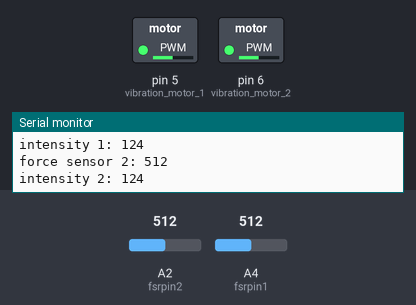
Bench run of a sketch on a simulated Arduino Uno, built with avr-gcc and run on an emulated ATmega328P. Parts: switched loads named in the sketch (green lamp = pin HIGH), the last lines printed to the serial monitor. The inputs (shaded band) are chosen by the test bench; at power-on: A2 (fsrpin2) = 512, A4 (fsrpin1) = 512.

Above: at 1.2 s.
1.3 s: A2 (fsrpin2) set to 716
At 2.2 s:
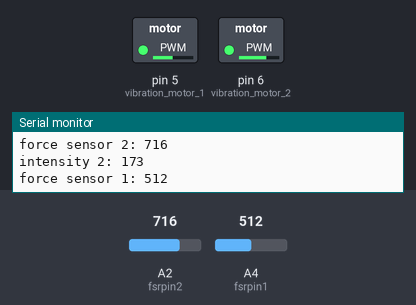
2.8 s: A4 (fsrpin1) set to 716
At 3.1 s:
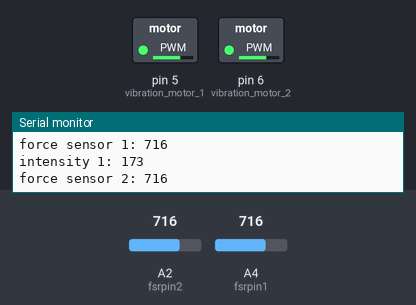
4.3 s: A2 (fsrpin2) set to 900
At 5.2 s:
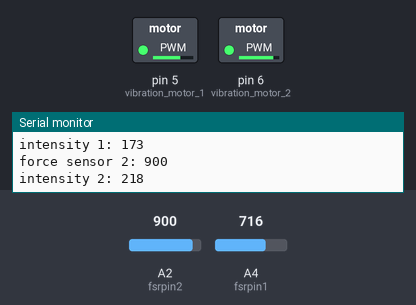
5.8 s: A4 (fsrpin1) set to 511
At 7.1 s:
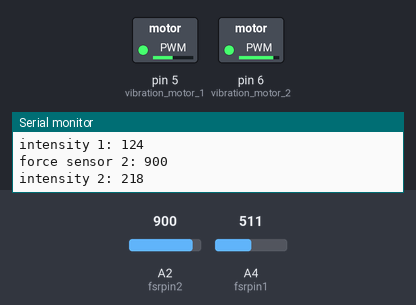
7.4 s: A4 (fsrpin1) set to 60
At 8.1 s:
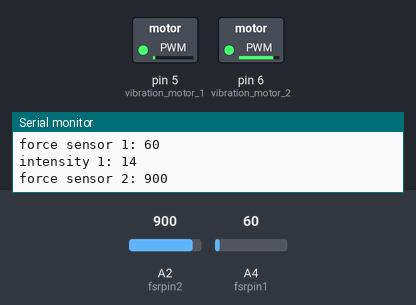
8.9 s: A2 (fsrpin2) set to 11
At 9.5 s:
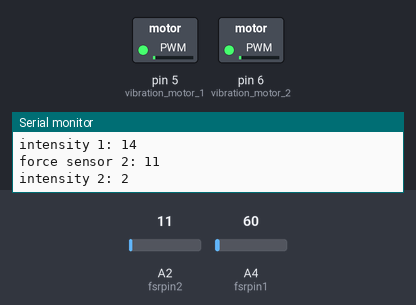
10.4 s: A2 (fsrpin2) set to 8
Timing chart, 0 to 35.5 s (numbered marks = the images above; inputs shaded):
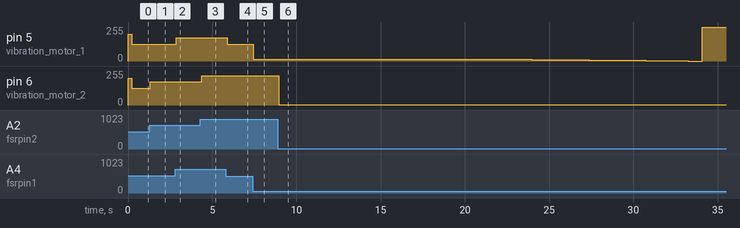

Measured:
- after the input at 1.3 s, pin 6 (vibration_motor_2): 124/255 → 173/255 at once
- after the input at 2.8 s, pin 5 (vibration_motor_1): 124/255 → 173/255 after 0.05 s
- after the input at 4.3 s, pin 6 (vibration_motor_2): 173/255 → 218/255 after 0.08 s
- after the input at 5.8 s, pin 5 (vibration_motor_1): 173/255 → 124/255 after 0.10 s
- after the input at 7.4 s, pin 5 (vibration_motor_1): 124/255 → 14/255 at once
- after the input at 8.9 s, pin 6 (vibration_motor_2): 218/255 → 2/255 at once

The sketch:

Haptics.ino
```cpp
#define fsrpin1 A4
#define fsrpin2 A2
#define n 2 // number of force sensors added

  //int n =2; // number of force sensors
  int fsr[n]; // array for storing force sensor readings
  int lastreading[n];

  float intensity_mod[n];
  int timer[n];

void setup() {
  Serial.begin(9600);
  pinMode(5, OUTPUT); // vibration motor 1
  pinMode(6, OUTPUT); // vibration motor 2
  for (int i = 0; i<n; i++){
    fsr[i] = 0;
  }
}

void loop() {
  fsr[0] = analogRead(fsrpin1);
  fsr[1] = analogRead(fsrpin2);

  int intensity[n];
  for (int i = 0; i<n; i++){
    Serial.print("force sensor ");
    Serial.print(i+1);
    Serial.print(": ");
    Serial.println(fsr[i]);


    intensity[i] = (int)((fsr[i] / 1050.0)*255.0);

    if (lastreading[i] == 0 && fsr[i] >= 20){
      intensity[i] = 200; //prvovide a higher amplitude pulse at the beginning of touch
    } /*else if (intensity[i] < 100 && intensity[i] >0){
      intensity[i] = 110; //sets minimum for PWM to 100 because intensity below ~70 doesn't actually produce vibration.
    }*/
    if (intensity[i] < 0){
      intensity[i] = 0;
    }

    intensity[i] = intensity[i] - (int)intensity_mod[i];
    if (intensity[i] < 70 && intensity[i] >20){
      intensity[i] = 80;
    }

    Serial.print("intensity ");
    Serial.print(i+1);
    Serial.print(": ");
    Serial.println(intensity[i]);
    Serial.println();
  }


  analogWrite(5, intensity[0]); // update ;
  analogWrite(6, intensity[1]);

  for(int i = 0; i<n; i++){
    if (fsr[i] <10){
      lastreading[i] = 0; // checks if there's no force, which resets the modifications and flags that the last reading was 0
      timer[i] = 0;
      intensity_mod[i] = 0;
    } else {
      lastreading[i] = 1; //sustained pressure will result in the intensity tapering off.
      timer[i]+=50;
      if (timer[i] > 5000){
        intensity_mod[i]+=0.25;
      }
    }
  }

  delay(200);
}
```
